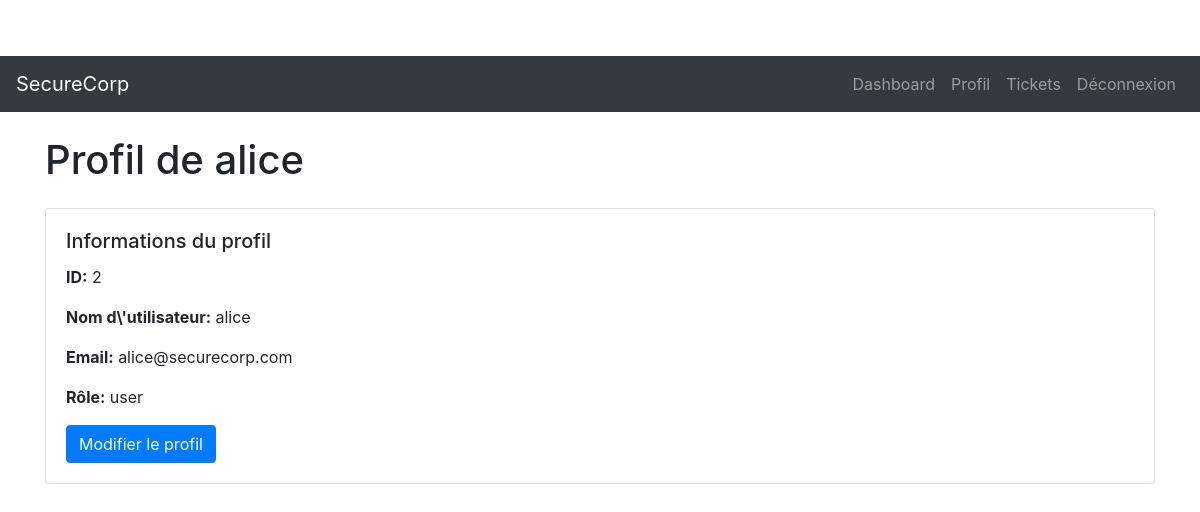
Screenshot of /auth/profile (signed in) with the database file from the repository.
### database/models.py (models this page shows, shortened)
class User(db.Model):
    id = db.Column(db.Integer, primary_key=True)
    username = db.Column(db.String(80), unique=True, nullable=False)
    password = db.Column(db.String(120), nullable=False)
    role = db.Column(db.String(20), default='user')
    email = db.Column(db.String(120), unique=True, nullable=False)

### auth/routes.py (the view)
@auth_bp.route('/profile')
def profile():
    if 'user_id' not in session:
        flash('Veuillez vous connecter pour voir votre profil.', 'warning')
        return redirect(url_for('auth.login'))
    user = User.query.get(session['user_id'])
    if not user:
        flash('Utilisateur non trouvé.', 'danger')
        return redirect(url_for('auth.login'))
    return render_template('auth/profile.html', user=user)

### templates/auth/profile.html (shortened to what this page needs)
{% extends "base.html" %}
{% block content %}
    <h1 class="mb-4">Profil de {{ user.username }}</h1>
    <div class="card">
        <div class="card-body">
            <h5 class="card-title">Informations du profil</h5>
            <p class="card-text"><strong>ID:</strong> {{ user.id }}</p>
            <p class="card-text"><strong>Nom d\'utilisateur:</strong> {{ user.username }}</p>
            <p class="card-text"><strong>Email:</strong> {{ user.email }}</p>
            <p class="card-text"><strong>Rôle:</strong> {{ user.role }}</p>
            <a href="{{ url_for('users.edit_profile') }}" class="btn btn-primary">Modifier le profil</a>
        </div>
    </div>
{% endblock %}

### static/css/style.css (style rules this page uses)
body { padding-top: 56px; }

### rows the page displays
User: username "alice", id "2", email "alice@securecorp.com", role "user"
